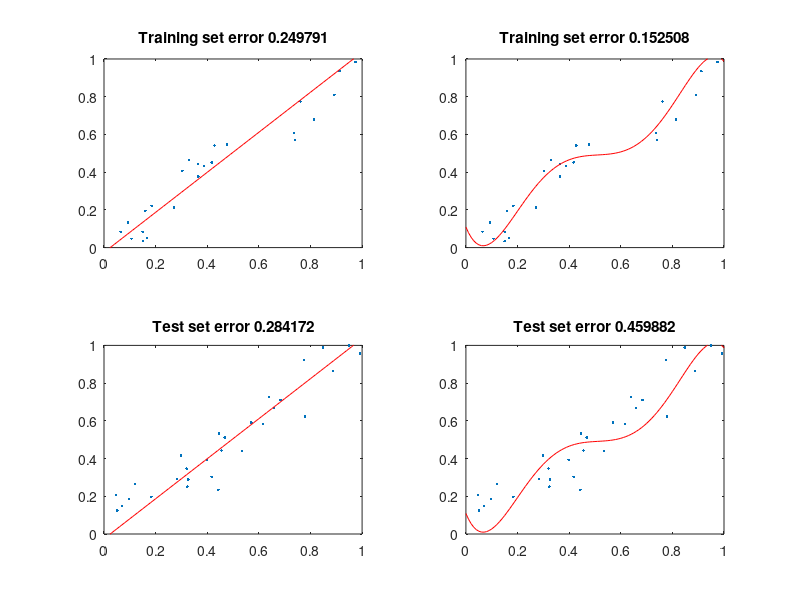

Here is the MATLAB script that generated this plot:
randn("seed", 1)
rand("seed", 1)

N = 30;
eps = .1;
xr = (0:.01:1)';


x = sort(rand(N,1));
X1 = [ones(size(x)), x];
X2 = [ones(size(x)), x, x.^2, x.^3, x.^4, x.^5];

Xr1 = [ones(size(xr)), xr];
Xr2 = [ones(size(xr)), xr, xr.^2, xr.^3, xr.^4, xr.^5];

y = x + randn(N,1)*eps;

% requires the statistics octave package
pkg load statistics
b1 = regress(y, X1);
b2 = regress(y, X2);

yrhat1 = Xr1*b1;
yrhat2 = Xr2*b2;

figure(1); clf
subplot(2,2,1); plot(x, y, '.', xr, yrhat1, 'r');
title(sprintf('Training set error %f', sum((y-X1*b1).^2)));
axis([0 1 0 1])

subplot(2,2,2); plot(x, y, '.', xr, yrhat2, 'r');
title(sprintf('Training set error %f', sum((y-X2*b2).^2)));
axis([0 1 0 1])


xt = sort(rand(N,1));

Xt1 = [ones(size(xt)), xt];
Xt2 = [ones(size(xt)), xt, xt.^2, xt.^3, xt.^4, xt.^5];

yt = xt + randn(N,1)*eps;


subplot(2,2,3); plot(xt, yt, '.', xr, yrhat1, 'r');
title(sprintf('Test set error %f', sum((yt-Xt1*b1).^2)));
axis([0 1 0 1])

subplot(2,2,4); plot(xt, yt, '.', xr, yrhat2, 'r');
title(sprintf('Test set error %f', sum((yt-Xt2*b2).^2)));
axis([0 1 0 1])
